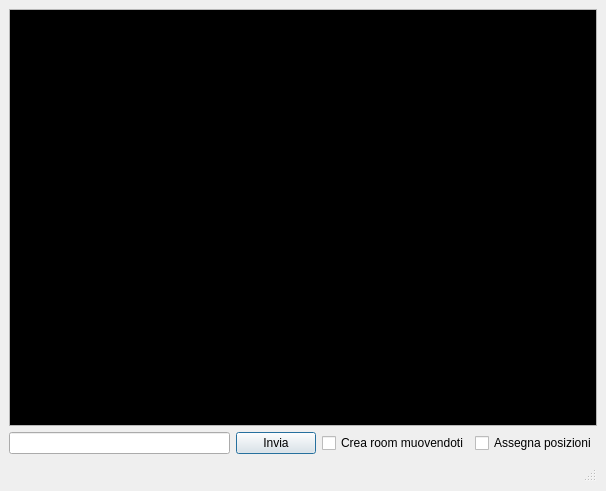
<?xml version="1.0" encoding="UTF-8"?>
<ui version="4.0">
 <class>GuiTester</class>
 <widget class="QDialog" name="GuiTester">
  <property name="geometry">
   <rect>
    <x>0</x>
    <y>0</y>
    <width>606</width>
    <height>491</height>
   </rect>
  </property>
  <property name="windowTitle">
   <string>Ts Kreator  - Tester</string>
  </property>
  <layout class="QVBoxLayout">
   <property name="spacing">
    <number>6</number>
   </property>
   <property name="margin">
    <number>9</number>
   </property>
   <item>
    <widget class="QTextBrowser" name="textBrowser">
     <property name="palette">
      <palette>
       <active>
        <colorrole role="Text">
         <brush brushstyle="SolidPattern">
          <color alpha="255">
           <red>255</red>
           <green>255</green>
           <blue>255</blue>
          </color>
         </brush>
        </colorrole>
        <colorrole role="Base">
         <brush brushstyle="SolidPattern">
          <color alpha="255">
           <red>0</red>
           <green>0</green>
           <blue>0</blue>
          </color>
         </brush>
        </colorrole>
        <colorrole role="Highlight">
         <brush brushstyle="SolidPattern">
          <color alpha="255">
           <red>255</red>
           <green>255</green>
           <blue>255</blue>
          </color>
         </brush>
        </colorrole>
        <colorrole role="HighlightedText">
         <brush brushstyle="SolidPattern">
          <color alpha="255">
           <red>0</red>
           <green>0</green>
           <blue>0</blue>
          </color>
         </brush>
        </colorrole>
       </active>
       <inactive>
        <colorrole role="Text">
         <brush brushstyle="SolidPattern">
          <color alpha="255">
           <red>255</red>
           <green>255</green>
           <blue>255</blue>
          </color>
         </brush>
        </colorrole>
        <colorrole role="Base">
         <brush brushstyle="SolidPattern">
          <color alpha="255">
           <red>0</red>
           <green>0</green>
           <blue>0</blue>
          </color>
         </brush>
        </colorrole>
        <colorrole role="Highlight">
         <brush brushstyle="SolidPattern">
          <color alpha="255">
           <red>255</red>
           <green>255</green>
           <blue>255</blue>
          </color>
         </brush>
        </colorrole>
        <colorrole role="HighlightedText">
         <brush brushstyle="SolidPattern">
          <color alpha="255">
           <red>0</red>
           <green>0</green>
           <blue>0</blue>
          </color>
         </brush>
        </colorrole>
       </inactive>
       <disabled>
        <colorrole role="Text">
         <brush brushstyle="SolidPattern">
          <color alpha="255">
           <red>255</red>
           <green>255</green>
           <blue>255</blue>
          </color>
         </brush>
        </colorrole>
        <colorrole role="Base">
         <brush brushstyle="SolidPattern">
          <color alpha="255">
           <red>231</red>
           <green>231</green>
           <blue>230</blue>
          </color>
         </brush>
        </colorrole>
        <colorrole role="Highlight">
         <brush brushstyle="SolidPattern">
          <color alpha="255">
           <red>68</red>
           <green>68</green>
           <blue>67</blue>
          </color>
         </brush>
        </colorrole>
        <colorrole role="HighlightedText">
         <brush brushstyle="SolidPattern">
          <color alpha="255">
           <red>0</red>
           <green>0</green>
           <blue>0</blue>
          </color>
         </brush>
        </colorrole>
       </disabled>
      </palette>
     </property>
     <property name="font">
      <font>
       <family>Consolas</family>
       <pointsize>8</pointsize>
      </font>
     </property>
     <property name="styleSheet">
      <string notr="true">span, p, li {
         white-space: pre-wrap;
         display: block;
         unicode-bidi: embed;
         font-family: monospace;
        }</string>
     </property>
     <property name="html">
      <string>&lt;!DOCTYPE HTML PUBLIC &quot;-//W3C//DTD HTML 4.0//EN&quot; &quot;http://www.w3.org/TR/REC-html40/strict.dtd&quot;&gt;
&lt;html&gt;&lt;head&gt;&lt;meta name=&quot;qrichtext&quot; content=&quot;1&quot; /&gt;&lt;style type=&quot;text/css&quot;&gt;
p, li { white-space: pre-wrap; }
&lt;/style&gt;&lt;/head&gt;&lt;body style=&quot; font-family:'Consolas'; font-size:8pt; font-weight:400; font-style:normal;&quot;&gt;
&lt;p style=&quot;-qt-paragraph-type:empty; margin-top:0px; margin-bottom:0px; margin-left:0px; margin-right:0px; -qt-block-indent:0; text-indent:0px; font-family:'MS';&quot;&gt;&lt;br /&gt;&lt;/p&gt;&lt;/body&gt;&lt;/html&gt;</string>
     </property>
    </widget>
   </item>
   <item>
    <layout class="QHBoxLayout">
     <property name="spacing">
      <number>6</number>
     </property>
     <property name="margin">
      <number>0</number>
     </property>
     <item>
      <widget class="QLineEdit" name="le_Input">
       <property name="sizePolicy">
        <sizepolicy hsizetype="Expanding" vsizetype="Fixed">
         <horstretch>0</horstretch>
         <verstretch>0</verstretch>
        </sizepolicy>
       </property>
      </widget>
     </item>
     <item>
      <widget class="QPushButton" name="pb_Invia">
       <property name="sizePolicy">
        <sizepolicy hsizetype="Fixed" vsizetype="Fixed">
         <horstretch>0</horstretch>
         <verstretch>0</verstretch>
        </sizepolicy>
       </property>
       <property name="text">
        <string>Invia</string>
       </property>
      </widget>
     </item>
     <item>
      <widget class="QCheckBox" name="chkCreateRooms">
       <property name="text">
        <string>Crea room muovendoti</string>
       </property>
      </widget>
     </item>
     <item>
      <widget class="QCheckBox" name="chkAssegnaPosizioni">
       <property name="toolTip">
        <string>Muovendoti verso una uscita assegnera' le coordinate della room di destinazione a seconda di quelle della room corrente (Se indeterminato solo se la dest ha le coordinate vuote)</string>
       </property>
       <property name="text">
        <string>Assegna posizioni</string>
       </property>
       <property name="tristate">
        <bool>true</bool>
       </property>
      </widget>
     </item>
    </layout>
   </item>
   <item>
    <widget class="QStatusBar" name="statusbar"/>
   </item>
  </layout>
 </widget>
 <resources/>
 <connections/>
</ui>
